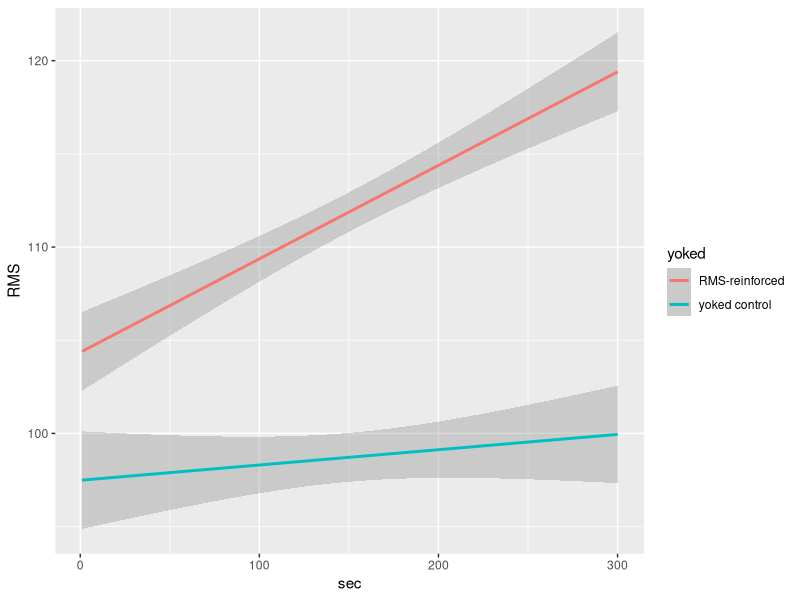

Source code (R): (Note: this script raises an error after producing the figure.)
library(lme4)
library(lmerTest)
library(ggplot2)

setwd('/Users/Bubba/Desktop/COGS195/Github/RattleNN')
rattledata = read.csv('data.csv')
colnames(rattledata) = c("run","yoked","sec","RMS","f")
rattledata$yoked[rattledata$yoked==0] = "RMS-reinforced"
rattledata$yoked[rattledata$yoked==1] = "yoked control"

rattlelm = lmer(RMS ~ (1|run) + yoked + sec + yoked*sec, data = rattledata)
summary(rattlelm)

qplot(sec,RMS,data=rattledata,geom=c("smooth"),method ="lm",formula=y~x,color=yoked)
quartz.save("rattleresults.pdf",type="pdf")
